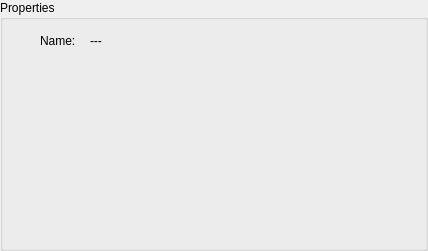
<?xml version="1.0" encoding="UTF-8"?>
<ui version="4.0">
 <class>qSlicerIGTLIOPropertyWidget</class>
 <widget class="QWidget" name="qSlicerIGTLIOPropertyWidget">
  <property name="geometry">
   <rect>
    <x>0</x>
    <y>0</y>
    <width>428</width>
    <height>251</height>
   </rect>
  </property>
  <property name="windowTitle">
   <string>Form</string>
  </property>
  <widget class="QGroupBox" name="IOPropertyFrame">
   <property name="geometry">
    <rect>
     <x>0</x>
     <y>0</y>
     <width>428</width>
     <height>251</height>
    </rect>
   </property>
   <property name="title">
    <string>Properties</string>
   </property>
   <widget class="QLabel" name="NameLabel">
    <property name="geometry">
     <rect>
      <x>40</x>
      <y>30</y>
      <width>41</width>
      <height>22</height>
     </rect>
    </property>
    <property name="text">
     <string>Name:</string>
    </property>
   </widget>
   <widget class="QLabel" name="Name">
    <property name="geometry">
     <rect>
      <x>90</x>
      <y>30</y>
      <width>301</width>
      <height>22</height>
     </rect>
    </property>
    <property name="text">
     <string>---</string>
    </property>
   </widget>
  </widget>
 </widget>
 <resources/>
 <connections/>
</ui>
